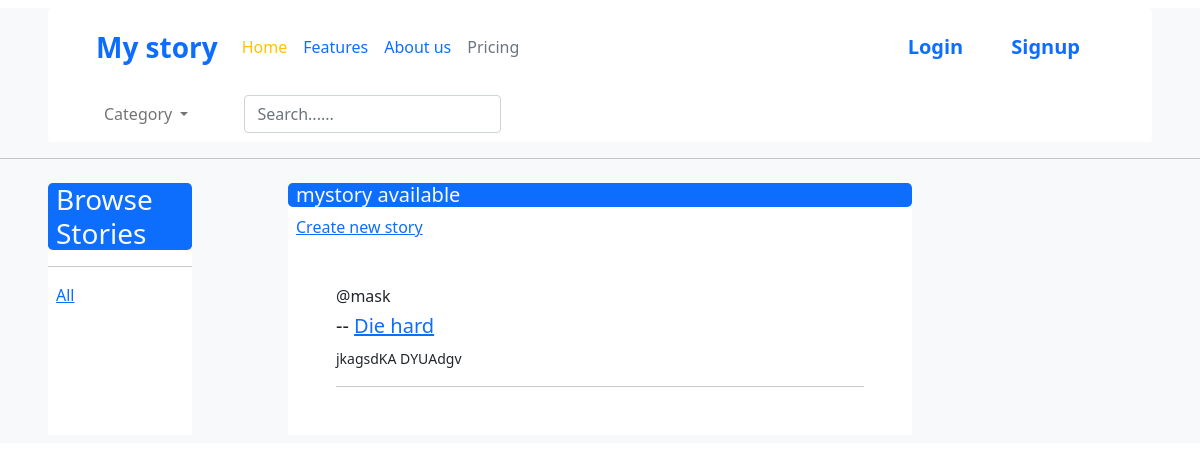
The app's page /, older data.
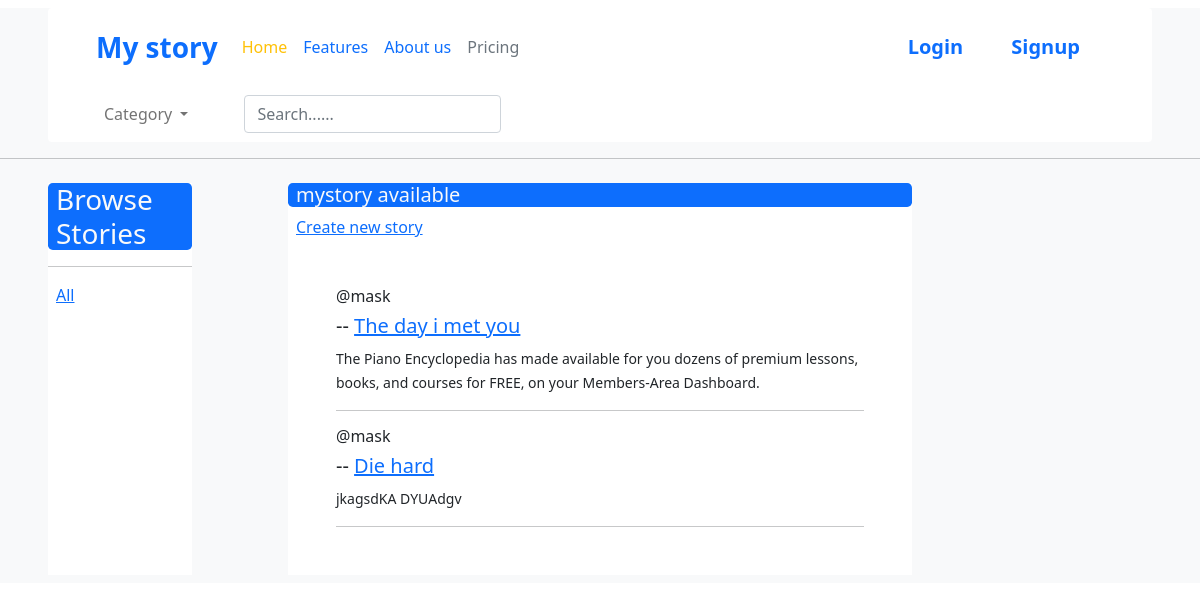
The same page, newer data.
### board/models.py (models this page shows, shortened)
class Mystory(models.Model):
    host = models.ForeignKey(UserReg,  on_delete= models.CASCADE , null= True)
    CH = (
        ('True story','True Story'),
        ('Romance','Romance'),
        ('Short Story','Short Story'),
        ('Childrens story','Childrens story'),
        ('Fantasy','Fantasy'),
        ('Horror','Horror')
    )
    topic = models.CharField(max_length= 200, verbose_name= 'topic', choices=CH)
    title = models.CharField(max_length= 200)
    participants = models.ManyToManyField(settings.AUTH_USER_MODEL, related_name='participants', blank= True)
    description = models.TextField(null=True, blank =True)
    body = models.TextField()
    updated = models.DateTimeField(auto_now =True)
    created = models.DateTimeField(auto_now_add = True)
    class Meta:
        ordering = ['-updated', '-created']

class UserReg(AbstractBaseUser,PermissionsMixin):
    username = models.CharField(max_length=6, verbose_name='enter username')
    first_name = models.CharField(verbose_name='enter your first name', null= False, max_length=100)
    last_name = models.CharField(verbose_name='enter your last name', null= False, max_length=100)
    phone_number = models.CharField(verbose_name='enter valid phone number', null= False, max_length=100)
    email = models.EmailField(verbose_name='enter your email', null=False, unique=True)
    USERNAME_FIELD = 'email'
    REQUIRED_FIELDS = ['username','first_name','last_name','phone_number']
    objects = UserRegManager()
    is_admin = models.BooleanField(default=False)
    is_superuser = models.BooleanField(default=False)
    is_staff = models.BooleanField(default=False)

### board/views.py (the view)
# urls.py: path('', views.home, name = "home"),
def home(request):
    q = request.GET.get('q') if request.GET.get('q') != None else ""
    mystorys = Mystory.objects.filter(
        Q(topic__icontains = q) |
        Q(title__icontains = q) |
        Q(description__icontains = q)|
        Q(body__icontains = q)
        )
    topics = Topic.objects.all()
    mystory_count =  mystorys.count()
    context = {'mystorys':  mystorys, 'topics': topics, 'mystory_count':mystory_count}
    return render(request, 'board/home.html', context)

### board/templates/board/home.html (shortened to what this page needs)
{% extends 'main.html' %}
{% block content %}
<div class="home-container">
    <div class="m-2 mx-5 bg-white">
        <h3 class="bg-primary rounded-3 text-light px-2"> Browse Stories</h3>
        <hr>
        <div>
            <a class="p-2"  href="{% url 'home'%}">All</a>
        </div>
    </div>
    <div class="m-2 mx-5 bg-white">
        <h5 class="bg-primary rounded-3 text-light px-2"> {{mystorys_count}} mystory available</h5>
        <a class="p-2" href="{% url 'create-room'    %}"> Create new story </a>
        <div class="m-5">
            {% for mystory in mystorys %}
            <div>
                <h6><span> @{{mystory.host.username}}</span></h6>
                <h5>{{mystorys.id}} -- <a href="{% url 'mystory' mystory.id %}"> {{mystory.title}} </a></h5>
                <small> {{mystory.description}}</small>
                <hr/>
            </div>
            {% endfor %}
        </div>
    </div>
</div>
{% endblock content %}

### templates/main.html (shortened to what this page needs)
<!DOCTYPE html>
<html lang="en">
<head>
<link href="https://cdn.jsdelivr.net/npm/bootstrap@5.1.3/dist/css/bootstrap.min.css" rel="stylesheet">
</head>
<body>
    <div class="bg-light">
        {% include 'navbar.html' %}
        {% block content %}
        {% endblock %}
    </div>
</body>
</html>

### templates/navbar.html (shortened to what this page needs)
<nav class="navbar navbar-expand-lg navbar-danger bg-white rounded-top mx-5 px-5 mt-2">
    <a class="navbar-brand fs-3 fw-bold" href="/">My story</a>
    <div class="collapse navbar-collapse" id="navbarNavAltMarkup">
      <div class="navbar-nav">
        <a class="nav-item nav-link link-warning active" href="#">Home</a>
        <a class="nav-item nav-link" href="#">Features</a>
        <a class="nav-item nav-link" href="#">About us</a>
        <a class="nav-item nav-link disabled" href="#">Pricing</a>
      </div>
    </div>
    {% if request.user.is_authenticated %}
    <p> {{request.user}} </p>
    <a href="{% url 'logout' %}" class="nav-link link-primary m-2  fs-5"> Logout </a>
    {% else %}
    <a href="{% url 'login' %}" class="nav-link link-primary m-2 fw-bold fs-5 rounded-3"> Login</a>
    <a href="{% url 'login' %}" class="nav-link link-primary m-2 fw-bold fs-5 rounded-3"> Signup</a>
    {% endif%}
</nav>
<nav class="navbar navbar-expand-lg navbar-light bg-white rounded-bottom px-5 mx-5">
<div class="collapse navbar-collapse" id="navbarSupportedContent">
    <ul class="navbar-nav mr-auto">
        <li class="nav-item dropdown">
            <a class="nav-link dropdown-toggle" href="#" id="navbarDropdown" role="button" data-toggle="dropdown" aria-haspopup="true" aria-expanded="false">
                Category
            </a>
        </li>
    </ul>
    <form method="get" action="{%url 'home'%}" class="form-inline px-5">
        <input class="form-control mr-sm-2"  name = "q" type="text" placeholder="Search......" aria-label="Search">
    </form>
</div>
</nav>
<hr>

### board/templates/board/home.html (style rules this page uses)
.home-container { display: grid; grid-template-columns: 1fr 3fr 1fr; }

Row changes from the older to the newer data that the page shows:
added Mystory: host.username "mask", title "The day i met you", description "The Piano Encyclopedia has made available for you dozens of premium lessons, books, and courses for FREE, on your Members-Area Dashboard."
